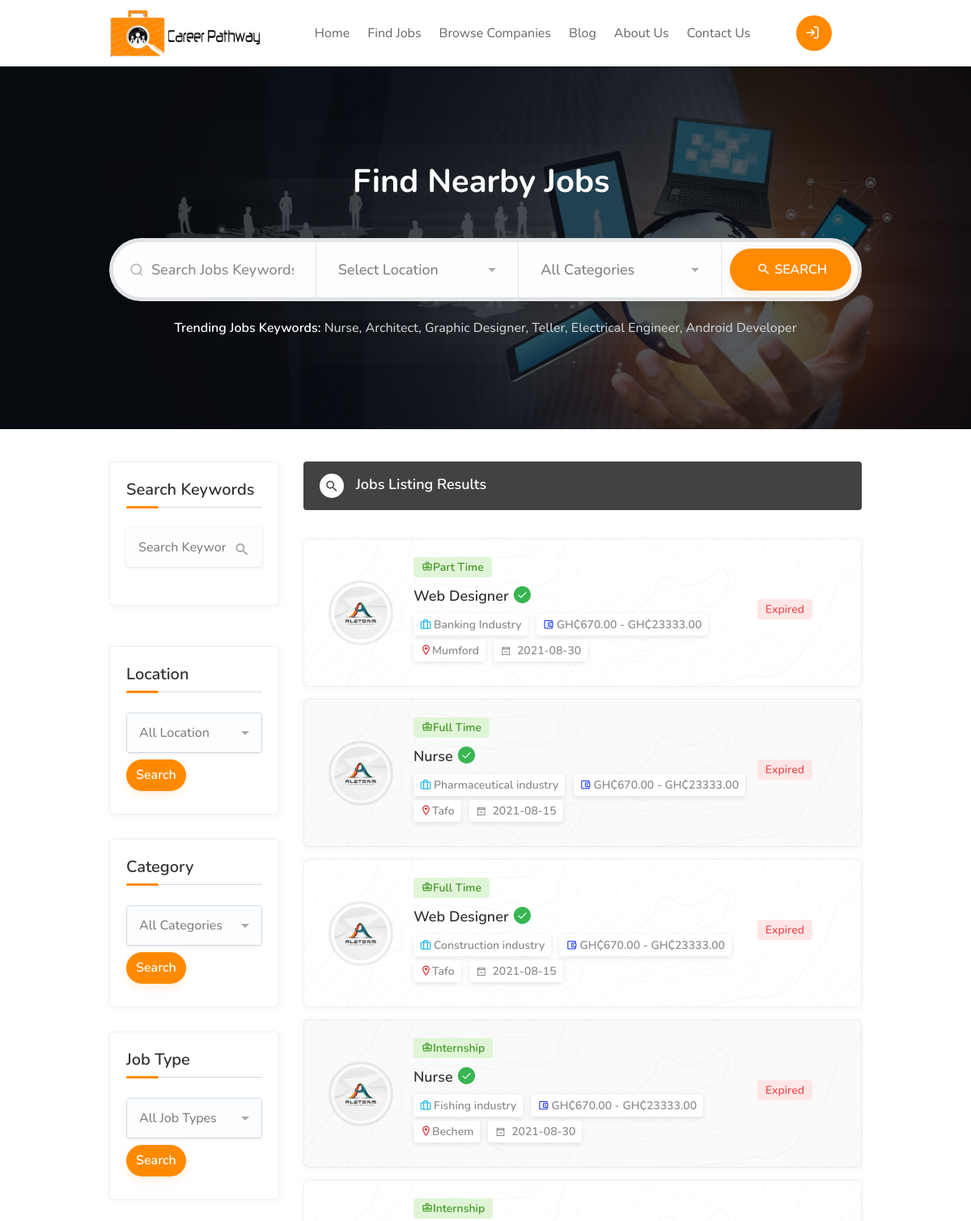
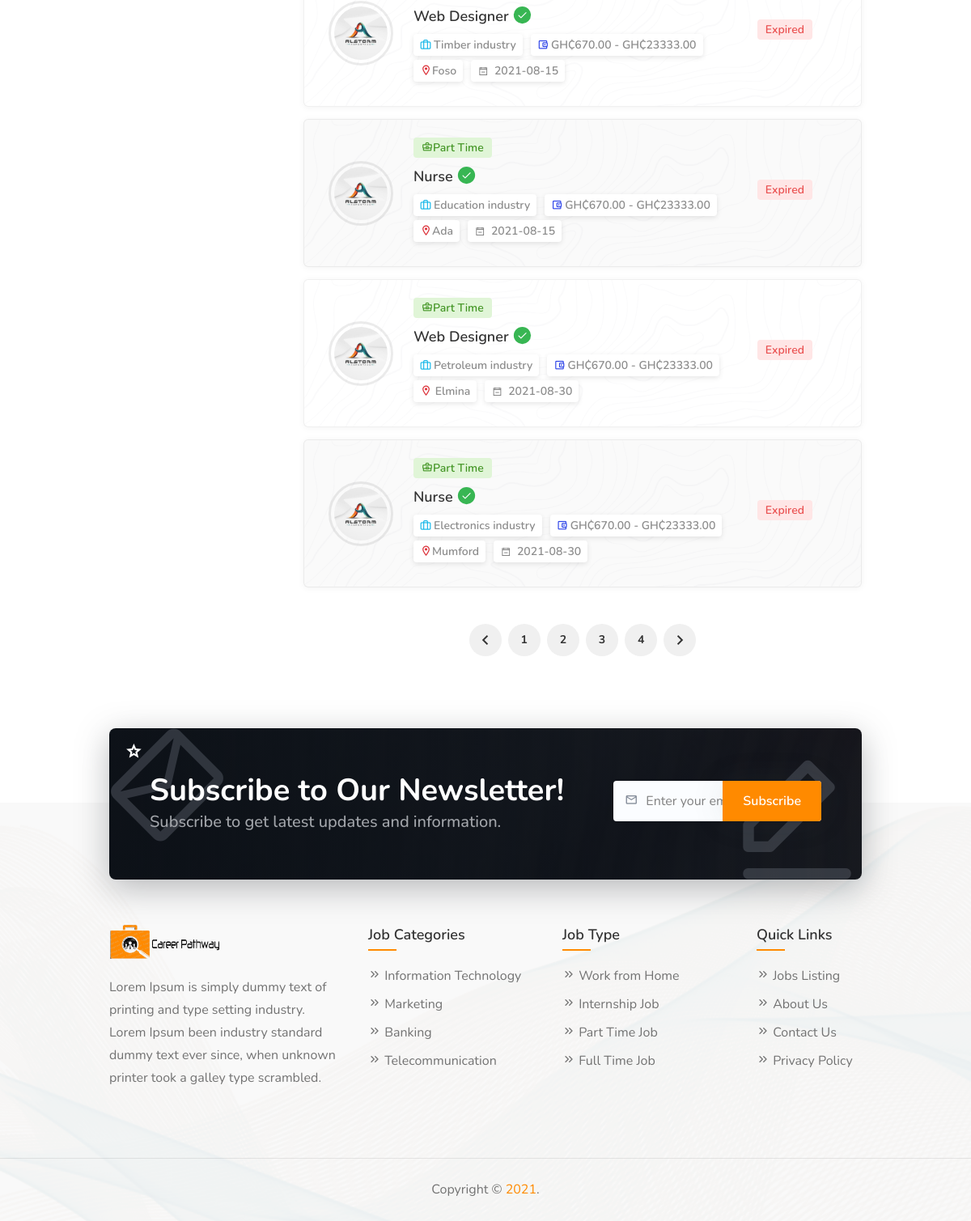
The app's page /findJobs.php with its own data (2 pictures, top to bottom).
### tables this page shows
CREATE TABLE `job_post` (
  `id_jobpost` int(11) NOT NULL,
  `id_company` int(11) NOT NULL,
  `jobtitle` text NOT NULL,
  `industry_id` int(11) NOT NULL,
  `job_status` int(11) NOT NULL,
  `description` text NOT NULL,
  `minimumsalary` decimal(10,2) NOT NULL,
  `maximumsalary` decimal(10,2) NOT NULL,
  `state_id` int(3) NOT NULL,
  `city_id` int(3) NOT NULL,
  `createdat` timestamp NOT NULL DEFAULT current_timestamp(),
  `experience` int(2) NOT NULL,
  `edu_qualification` text NOT NULL,
  `skills_ability` text NOT NULL,
  `responsibility` text NOT NULL,
  `deadline` date NOT NULL
);

CREATE TABLE `job_type` (
  `id` int(11) NOT NULL,
  `type` text NOT NULL
);

CREATE TABLE `industry` (
  `id` int(3) NOT NULL,
  `name` text NOT NULL
);

CREATE TABLE `cities` (
  `id` int(11) NOT NULL,
  `name` text NOT NULL,
  `state_id` int(11) NOT NULL
);

### includes/searchSidebar.php (the view, shortened to what this page needs)
<div class="col-xl-3 col-lg-4">
    <div class="utf-sidebar-container-aera">
        <form method="post" action="searchJob.php">
        <div class="utf-sidebar-widget-item">
            <h3>Search Keywords</h3>
            <div class="utf-input-with-icon">
                <input type="text" placeholder="Search Keywords..." name="searchKeyword" required="">
                <button type="submit" name="submitSearch"><i style="top: 35%" class="icon-material-outline-search"></i> </button>
            </div>
        </div>
        </form>
        <div class="utf-sidebar-widget-item" style="height: 100%; overflow: hidden;">
            <h3>Location</h3>
            <form method="post" action="searchJob.php">
                <div class="utf-intro-search-button">
                  <button class="button ripple-effect" type="submit" name="submitSearch" style="padding: 0 12px; text-transform: capitalize; height: 39px;line-height: 39px;"> Search </button>
                </div>
            </form>
         </div>
        <div class="utf-sidebar-widget-item">
            <h3>Category</h3>
            <form method="post" action="searchJob.php">
                <div class="utf-intro-search-button">
                  <button class="button ripple-effect" type="submit" name="submitSearch" style="padding: 0 12px; text-transform: capitalize; height: 39px;line-height: 39px;"> Search </button>
                </div>
            </form>
        </div>
        <div class="utf-sidebar-widget-item">
            <h3>Job Type</h3>
            <form method="post" action="searchJob.php">
                <div class="utf-intro-search-button">
                  <button class="button ripple-effect" type="submit" name="submitSearch" style="padding: 0 12px; text-transform: capitalize; height: 39px;line-height: 39px;"> Search </button>
                </div>
            </form>
        </div>
    </div>
</div>

### findJobs.php (shortened to what this page needs)
<?php include 'includes/session.php'; ?>
<?php include 'includes/indexHeader.php'; ?>
<body>
<div id="wrapper">
  <?php include 'includes/indexNavbar.php' ?>
  <div class="intro-banner" data-background-image="assets/images/findJobsWallpaper.jpg">
    <div class="container">
      <div class="row">
        <div class="col-md-12">
          <div class="utf-banner-headline-text-part">
            <h3>Find Nearby Jobs <span class="typed-words"></span></h3>
          </div>
        </div>
      </div>
      <form method="post" action="searchJob.php">
        <div class="row">
          <?php include 'includes/jobSearchField.php' ?>
          <p class="utf-trending-silver-item"><span class="utf-trending-black-item">Trending Jobs Keywords:</span> Nurse,  Architect,  Graphic Designer,  Teller,  Electrical Engineer,  Android Developer</p>
      	</div>
      </form>
      </div>
    </div>
  </div>
  <div class="container padding-top-40">
    <div class="row">
      <?php include 'includes/searchSidebar.php' ?>
      <div class="col-xl-9 col-lg-8">
        <div class="utf-inner-search-section-title">
			<h4><i class="icon-material-outline-search"></i> Jobs Listing Results</h4>
		  </div>
        <div class="utf-listings-container-part compact-list-layout margin-top-35">
        	<?php
            $results_per_page = 8;
            $query = "SELECT * FROM job_post ORDER BY createdat DESC";
            $result = mysqli_query($conn, $query);
            $number_of_result = mysqli_num_rows($result);
            $number_of_page = ceil ($number_of_result / $results_per_page);
            if (!isset ($_GET['page']) ) {
                $page = 1;
            } else {
                $page = $_GET['page'];
            }
            $page_first_result = ($page-1) * $results_per_page;
	            $sql = "SELECT *FROM job_post ORDER BY createdat DESC LIMIT " . $page_first_result . ',' . $results_per_page;
	            $query = $conn->query($sql);
	            while($row = $query->fetch_assoc()){
	              $hash = md5($row['id_jobpost']);
	              $job_id = $row['id_jobpost'];
	            	$city_id = $row['city_id'];
	            	$industry = $row['industry_id'];
	            	$location = $conn->query("SELECT name FROM cities WHERE id = '$city_id'");
	            	$category = $conn->query("SELECT name FROM industry WHERE id = '$industry'");
	            	$row1 = $location->fetch_row();
	            	$row2 = $category->fetch_row();
                $job_status = $row['job_status'];
                $jobtype = $conn->query("SELECT type FROM job_type WHERE id = '$job_status'");
                $jobtype = $jobtype->fetch_row();
	        ?>
			<a href="./jobDetails.php?key=<?php echo $hash.'&id='.$job_id;?>" class="utf-job-listing">
			  <div class="utf-job-listing-details">
				<div class="utf-job-listing-company-logo"> <img src="assets/images/jobsLogo.jpg" alt=""> </div>
				<div class="utf-job-listing-description">
				  <span class="dashboard-status-button utf-job-status-item green"><i class="icon-material-outline-business-center"></i><?php echo $jobtype[0] ?></span>
				  <h3 class="utf-job-listing-title"><?php echo $row['jobtitle'] ?> <span class="utf-verified-badge" title="Verified Employer" data-tippy-placement="top"></span></h3>
				  <div class="utf-job-listing-footer">
					<ul>
					  <li><i class="icon-feather-briefcase"></i><?php echo $row2[0] ?></li>
					  <li><i class="icon-material-outline-account-balance-wallet"></i>GH₵<?php echo $row['minimumsalary'].' - GH₵'.$row['maximumsalary'] ?></li>
					  <li><i class="icon-material-outline-location-on"></i><?php echo $row1[0] ?></li>
					  <li  title="Deadline"><i class="icon-line-awesome-calendar-minus-o"></i> <?php echo $row['deadline'] ?></li>
					</ul>
				  </div>
				</div>
        <?php
          $deadline = date_create($row['deadline'] );
          $now = date_create(date("Y-m-d"));
          if ($now > $deadline) {
            echo '<span class="dashboard-status-button utf-status-item red">Expired</span> ';
          } else {
            echo '<span class="dashboard-status-button utf-status-item green">Active</span> ';
          }
        ?>
			   </div>
			</a>
			<?php } ?>
		</div>
        <div class="row">
          <div class="col-md-12">
            <div class="utf-pagination-container-aera margin-top-30 margin-bottom-60">
              <nav class="pagination">
                <ul>
                  <li class="utf-pagination-arrow"><a href="#"><i class="icon-material-outline-keyboard-arrow-left"></i></a></li>
                  <?php
                    for($page = 1; $page<= $number_of_page; $page++) {  ?>
                  <li><a href="./findJobs.php?page=<?php echo $page ?>" class="ripple-effect"><?php echo $page ?></a></li>
                  <?php }  ?>
                  <li class="utf-pagination-arrow"><a href="#"><i class="icon-material-outline-keyboard-arrow-right"></i></a></li>
                </ul>
              </nav>
            </div>
          </div>
        </div>
      </div>
    </div>
  </div>
  <?php include 'includes/newsLetter.php' ?>
  <div id="footer">
    <?php include 'includes/indexFooterWidgets.php'; ?>
    <?php include 'includes/footer.php' ?>
  </div>
</body>
</html>

### records on screen
job_post: job_type.type "Part Time", jobtitle "Web Designer", industry.name "Banking Industry", minimumsalary "670.00", maximumsalary "23333.00", city.name "Mumford", deadline "2021-08-30", shows "Expired"
job_post: job_type.type "Full Time", jobtitle "Nurse", industry.name "Pharmaceutical industry", minimumsalary "670.00", maximumsalary "23333.00", city.name "Tafo", deadline "2021-08-15", shows "Expired"
job_post: job_type.type "Full Time", jobtitle "Web Designer", industry.name "Construction industry", minimumsalary "670.00", maximumsalary "23333.00", city.name "Tafo", deadline "2021-08-15", shows "Expired"
job_post: job_type.type "Internship", jobtitle "Nurse", industry.name "Fishing industry", minimumsalary "670.00", maximumsalary "23333.00", city.name "Bechem", deadline "2021-08-30", shows "Expired"
job_post: job_type.type "Internship", jobtitle "Web Designer", industry.name "Timber industry", minimumsalary "670.00", maximumsalary "23333.00", city.name "Foso", deadline "2021-08-15", shows "Expired"
job_post: job_type.type "Part Time", jobtitle "Nurse", industry.name "Education industry", minimumsalary "670.00", maximumsalary "23333.00", city.name "Ada", deadline "2021-08-15", shows "Expired"
job_post: job_type.type "Part Time", jobtitle "Web Designer", industry.name "Petroleum industry", minimumsalary "670.00", maximumsalary "23333.00", city.name "Elmina", deadline "2021-08-30", shows "Expired"
job_post: job_type.type "Part Time", jobtitle "Nurse", industry.name "Electronics industry", minimumsalary "670.00", maximumsalary "23333.00", city.name "Mumford", deadline "2021-08-30", shows "Expired"
